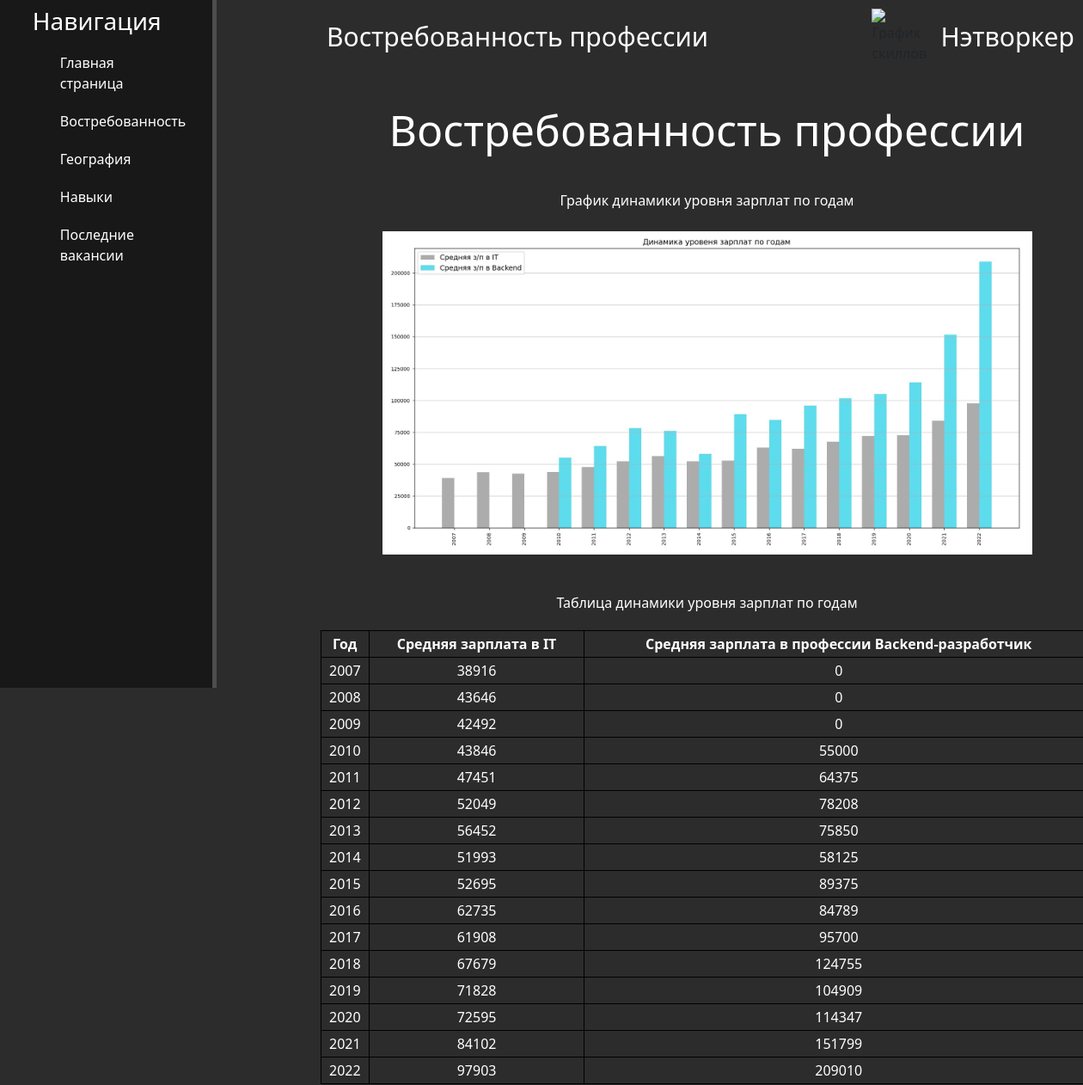
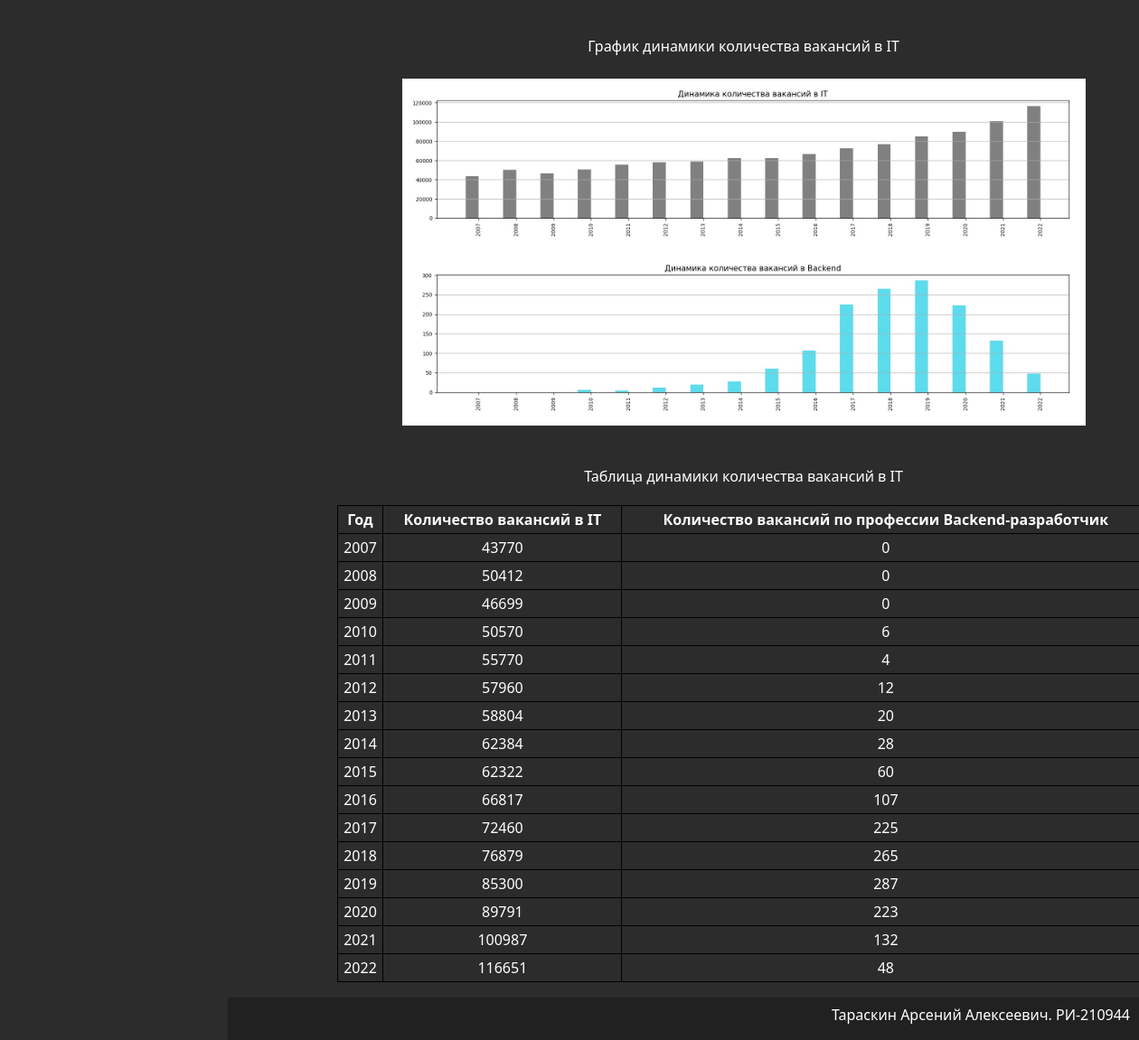
The app's page /demand with its own data (2 pictures, top to bottom).
### main/models.py (models this page shows, shortened)
class DemandPage(models.Model):
    title = models.CharField('Заголовок', max_length=100, default='Востребованность')
    text1 = models.TextField('Текст1', default=None)
    text2 = models.TextField('Текст2', default=None)
    text3 = models.TextField('Текст3', default=None)
    text4 = models.TextField('Текст4', default=None)
    image1 = models.CharField('Ссылка на картинку1', max_length=1000, default='static/main/img/developer.png')
    image2 = models.CharField('Ссылка на картинку2', max_length=1000, default='static/main/img/developer.png')
    class Meta:
        verbose_name = 'Страница востребованность'
        verbose_name_plural = 'Страница востребованность'

class TableSalaryVacancies (models.Model):
    year = models.CharField('Год', max_length=4, default='')
    avgSalary = models.CharField('Средняя зарплата в IT', max_length=100000, default='')
    avgSalaryVac = models.CharField('Средняя зарплата Backend-разработчика', max_length=100000, default='')
    class Meta:
        verbose_name = 'Средние зарплаты'
        verbose_name_plural = 'Средние зарплаты'

class TableCountVacancies (models.Model):
    year = models.CharField('Год', max_length=4, default='')
    avgSalary = models.CharField('Количество вакансий в IT', max_length=100000, default='')
    avgSalaryVac = models.CharField('Количество вакансий по профессии Backend-разработчик', max_length=100000, default='')
    class Meta:
        verbose_name = 'Количество вакансий'
        verbose_name_plural = 'Количество вакансий'

### main/views.py (the view)
# urls.py: path('demand', include("main.urls")),
def demand(request):
    table1 = TableSalaryVacancies.objects.all().order_by('year')
    table2 = TableCountVacancies.objects.all().order_by('year')
    demandpage = DemandPage.objects.all()[0]
    return render(request, "main/demand.html", {'table1':table1, 'table2':table2, 'demandpage':demandpage})

### main/templates/main/demand.html (shortened to what this page needs)
{% extends 'main/layout.html' %}
{% block footer %} Востребованность профессии {% endblock %}
{% block content %}
<div class="features">
    <h1>{{ demandpage.title }}</h1>
    <p style="padding-top: 20px">{{ demandpage.text1 }}</p>
    <img src="{{ demandpage.image1 }}" alt="График 1" width="80%" height="80%" hspace="4" vspace="4" border="2">
    <p style="padding-top: 20px">{{ demandpage.text2 }}</p>
    <table cellpadding="4" cellspacing="2" style="background: #2c2c2c; /* Цвет фона таблицы */
    color: white; /* Цвет текста */ width: 900px; /* Ширина таблицы */
    margin: auto; ">
    <tr>
        <th style=" padding: 3px;
    border: 1px solid black;">Год</th>
        <th style=" padding: 3px;
    border: 1px solid black;">Средняя зарплата в IT</th>
        <th style=" padding: 3px;
    border: 1px solid black;">Средняя зарплата в профессии Backend-разработчик</th>
    </tr>
        {% for el in table1 %}
    <tr>
        <td style=" padding: 3px;
    border: 1px solid black;">{{ el.year }}</td>
        <td style=" padding: 3px;
    border: 1px solid black;">{{ el.avgSalary }}</td>
        <td style=" padding: 3px;
    border: 1px solid black;">{{ el.avgSalaryVac }}</td>
    </tr>
        {% endfor %}
    </table>
    <p style="padding-top: 20px">{{ demandpage.text3 }}</p>
    <img src="{{ demandpage.image2 }}" alt="График 2" width="80%" height="80%" hspace="4" vspace="4" border="2">
    <p style="padding-top: 20px">{{ demandpage.text4 }}</p>
    <table cellpadding="4" cellspacing="2" style="background: #2c2c2c; /* Цвет фона таблицы */
    color: white; /* Цвет текста */ width: 900px; /* Ширина таблицы */
    margin: auto; ">
    <tr>
        <th style=" padding: 3px;
    border: 1px solid black;">Год</th>
        <th style=" padding: 3px;
    border: 1px solid black;">Количество вакансий в IT</th>
        <th style=" padding: 3px;
    border: 1px solid black;">Количество вакансий по профессии Backend-разработчик</th>
    </tr>
        {% for elem in table2 %}
    <tr>
        <td style=" padding: 3px;
    border: 1px solid black;">{{ elem.year }}</td>
        <td style=" padding: 3px;
    border: 1px solid black;">{{ elem.avgSalary }}</td>
        <td style=" padding: 3px;
    border: 1px solid black;">{{ elem.avgSalaryVac }}</td>
    </tr>
        {% endfor %}
</table>
    <p>
</p>
</div>
{% endblock %}

### main/templates/main/layout.html (shortened to what this page needs)
<!DOCTYPE html>
{% load static %}
<html lang="en">
<head>
    <link rel="stylesheet" href="https://cdn.jsdelivr.net/npm/bootstrap@5.2.3/dist/css/bootstrap.min.css">
    <link rel="stylesheet" href="{% static 'main/css/main.css' %}">
</head>
<body>
<aside>
<h3>Навигация</h3>
    <ul>
        <a href ="/"><li>Главная страница</li></a>
        <a href ="/demand"><li>Востребованность</li></a>
        <a href ="/geography"><li>География</li></a>
        <a href ="/skills"><li>Навыки</li></a>
        <a href ="/vacancies"><li>Последние вакансии</li></a>
    </ul>
</aside>
<header_block>
    <p style="float: right; color: #fff; padding: 10px; padding-top: 20px; font-size: 30px;">Нэтворкер</p>
    <img src="static/main/img/main_logo_2.png" alt="График скиллов" style="height: 70px; width: 70px; float: right; margin-top:10px;">
</header_block>
<main>
        <div class="name-footer" style="padding-left: 380px;">
    {% block footer %}
    {% endblock %}
        </div>
    {% block content %}
{% endblock %}
</main>
<footer>
<h6>Тараскин Арсений Алексеевич. РИ-210944</h6>
</footer>
</body>
</html>

### main/static/main/css/main.css (style rules this page uses)
body { background: #2c2c2c; }
a { text-decoration: none; }
footer h6 { text-align: right; }
aside { position:fixed; float: left; background: #181818; width: 20%; padding: 3%; height: 100vh; color: #fff; border-right: 5px solid #4d4d4d; }
aside h3 { margin-top: -30px; margin-bottom: 20px; font-size: 28px; float: left; }
aside ul { list-style: none; }
aside ul li { color: #fff; display: block; margin-top: 20px; transition: transform .3s ease; }
main .features { float: left; color: #fff; margin-top: 30px; margin-left: 350px; text-align: center; width: 75%; }
main .features h1 { font-size: 50px; }
main .features p { max-width: 1000px; margin: 20px auto; margin-bottom: 20px; }
.name-footer { color: #fff; padding-top: 20px; padding-left: 340px; font-size: 30px; }
footer { position: fixed; float: right; right: 0; bottom: 0; padding: 10px; background: #212121; color: #fff; width: 80%; }

### records on screen
DemandPage: title "Востребованность профессии", text1 "График динамики уровня зарплат по годам", image1 (picture), text2 "Таблица динамики уровня зарплат по годам", text3 "График динамики количества вакансий в IT", image2 (picture), text4 "Таблица динамики количества вакансий в IT"
TableSalaryVacancies: year "2007", avgSalary "38916", avgSalaryVac "0"
TableSalaryVacancies: year "2008", avgSalary "43646", avgSalaryVac "0"
TableSalaryVacancies: year "2009", avgSalary "42492", avgSalaryVac "0"
TableSalaryVacancies: year "2010", avgSalary "43846", avgSalaryVac "55000"
TableSalaryVacancies: year "2011", avgSalary "47451", avgSalaryVac "64375"
TableSalaryVacancies: year "2012", avgSalary "52049", avgSalaryVac "78208"
TableSalaryVacancies: year "2013", avgSalary "56452", avgSalaryVac "75850"
TableSalaryVacancies: year "2014", avgSalary "51993", avgSalaryVac "58125"
TableSalaryVacancies: year "2015", avgSalary "52695", avgSalaryVac "89375"
TableSalaryVacancies: year "2016", avgSalary "62735", avgSalaryVac "84789"
TableSalaryVacancies: year "2017", avgSalary "61908", avgSalaryVac "95700"
TableSalaryVacancies: year "2018", avgSalary "67679", avgSalaryVac "124755"
TableSalaryVacancies: year "2019", avgSalary "71828", avgSalaryVac "104909"
TableSalaryVacancies: year "2020", avgSalary "72595", avgSalaryVac "114347"
TableSalaryVacancies: year "2021", avgSalary "84102", avgSalaryVac "151799"
TableSalaryVacancies: year "2022", avgSalary "97903", avgSalaryVac "209010"
TableCountVacancies: year "2007", avgSalary "43770", avgSalaryVac "0"
TableCountVacancies: year "2008", avgSalary "50412", avgSalaryVac "0"
TableCountVacancies: year "2009", avgSalary "46699", avgSalaryVac "0"
TableCountVacancies: year "2010", avgSalary "50570", avgSalaryVac "6"
TableCountVacancies: year "2011", avgSalary "55770", avgSalaryVac "4"
TableCountVacancies: year "2012", avgSalary "57960", avgSalaryVac "12"
TableCountVacancies: year "2013", avgSalary "58804", avgSalaryVac "20"
TableCountVacancies: year "2014", avgSalary "62384", avgSalaryVac "28"
TableCountVacancies: year "2015", avgSalary "62322", avgSalaryVac "60"
TableCountVacancies: year "2016", avgSalary "66817", avgSalaryVac "107"
TableCountVacancies: year "2017", avgSalary "72460", avgSalaryVac "225"
TableCountVacancies: year "2018", avgSalary "76879", avgSalaryVac "265"
TableCountVacancies: year "2019", avgSalary "85300", avgSalaryVac "287"
TableCountVacancies: year "2020", avgSalary "89791", avgSalaryVac "223"
TableCountVacancies: year "2021", avgSalary "100987", avgSalaryVac "132"
TableCountVacancies: year "2022", avgSalary "116651", avgSalaryVac "48"
